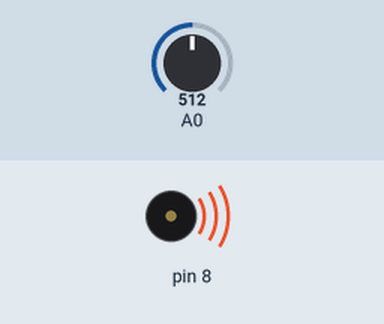
This sketch was run on a simulated Arduino Uno, built with avr-gcc and run on an emulated ATmega328P. On the bench: buzzer (waves = sounding). The test bench sets the inputs (shaded band); at power-on: A0 = 512. What the sketch prints to the serial monitor is not drawn.

Above: at 1.2 s.
1.3 s: A0 set to 488
At 1.8 s:
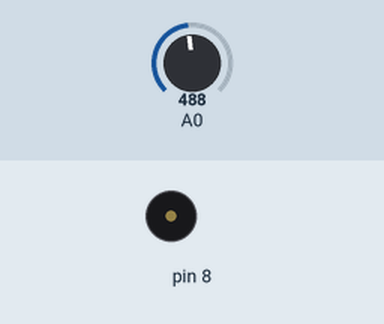
2.8 s: A0 set to 511
At 4.0 s:
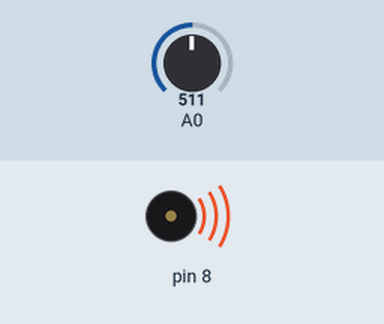
4.3 s: A0 set to 495
At 5.2 s:
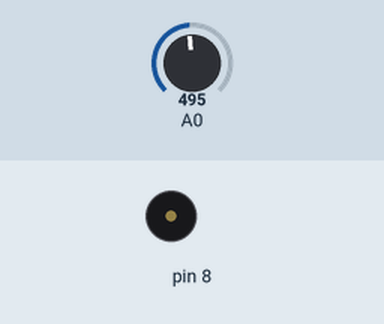
Timing chart, 0 to 7.3 s (numbered marks = the images above; inputs shaded):
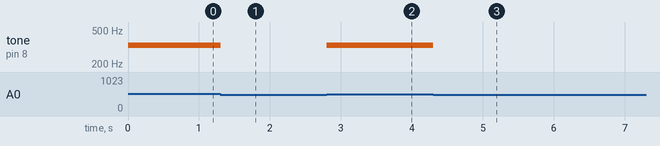

The sketch:

KeyboardInstrument.ino
```cpp
//set up an array with 6 indexes


int notes[]= {262, 294, 330, 349};

void setup() {
  // put your setup code here, to run once:

  Serial.begin(9600);

}

void loop() {
  // put your main code here, to run repeatedly:

//creates in input reading from port A0
  int keyValue = analogRead(A0);

//printouts keyValue to serial monitor
  Serial.print(keyValue);

//plays a certain note depending on which keyvalue it falls under
  if(keyValue == 1023){

    tone(8, notes[0]);
  }

  else if(keyValue >=990 && keyValue <= 1010){

    tone(8, notes[1]);
  }

  else if(keyValue >=505 && keyValue <=515){

    tone(8, notes[2]);
  }

  else if(keyValue >=5 && keyValue <=10){
    tone(8, notes[3]);
  }

//plays no notes if no keyvalue is detected
 else{

  noTone(8);
}
}
```

Measured:
- the behaviour switches between 505 and 504 on A0 (found by bisection; images 0 and 1)
- after the input at 1.3 s, tone on pin 8: 330 Hz → silent at once
- after the input at 2.8 s, tone on pin 8: silent → 330 Hz at once
- after the input at 4.3 s, tone on pin 8: 330 Hz → silent at once
